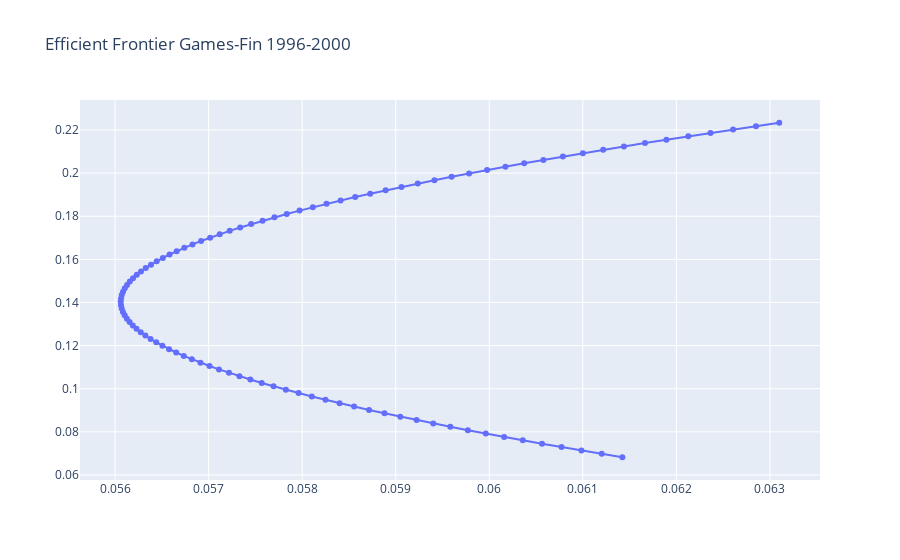

The notebook cell saved with this chart:
### Code cell
assets = ['Games', 'Fin']

# Cálculo
df_ef = erk.plot_ef2(n_points=100, 
                     expected_returns = df_ret_anner[assets], 
                     covmat = df_cov.loc[assets, assets],
                     title = 'Efficient Frontier Games-Fin 1996-2000')
